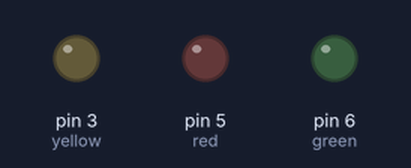
The sketch below on a simulated Arduino Uno, built with avr-gcc and run on an emulated ATmega328P. Parts: output pins drawn as LEDs (lit = HIGH).

Above: at 0.05 s.
At 2.05 s:
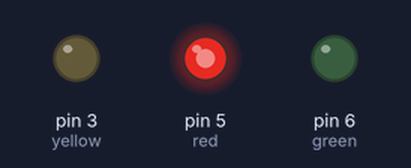
At 3.75 s:
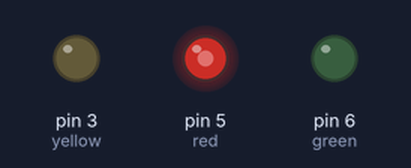
At 7.45 s:
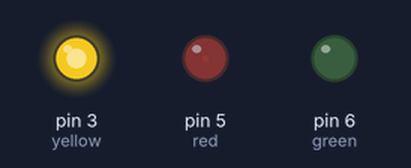
At 11.25 s:
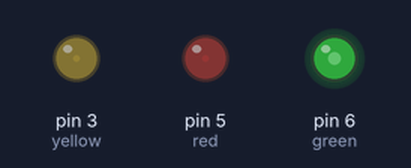
At 14.85 s:
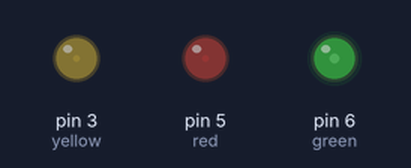
Timing chart, 0 to 19.9 s (numbered marks = the images above):
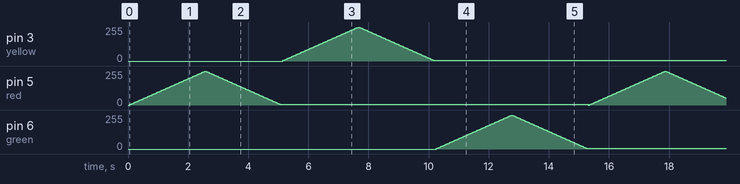

The sketch:

LED_challenge.ino
```cpp
// LED Challenge
/* Cycle all of the leds to cycle and fade them instead
 *  of on and off... Use ''For'' loops!
 */
int red = 5;
int yellow = 3;
int green = 6;
int del = 50;

void cycle(int led){
 for (int i = 0; i < 255; i += 5){
  analogWrite(led, i);
  delay(del);
 }
 for (int i = 255; i > 0; i -= 5){
  analogWrite(led, i);
  delay(del);
 }
}

void setup() {
  pinMode(red, OUTPUT);
  pinMode(yellow, OUTPUT);
  pinMode(green, OUTPUT);
}


void loop() {
  cycle(red);
  cycle(yellow);
  cycle(green


  );

}
```
